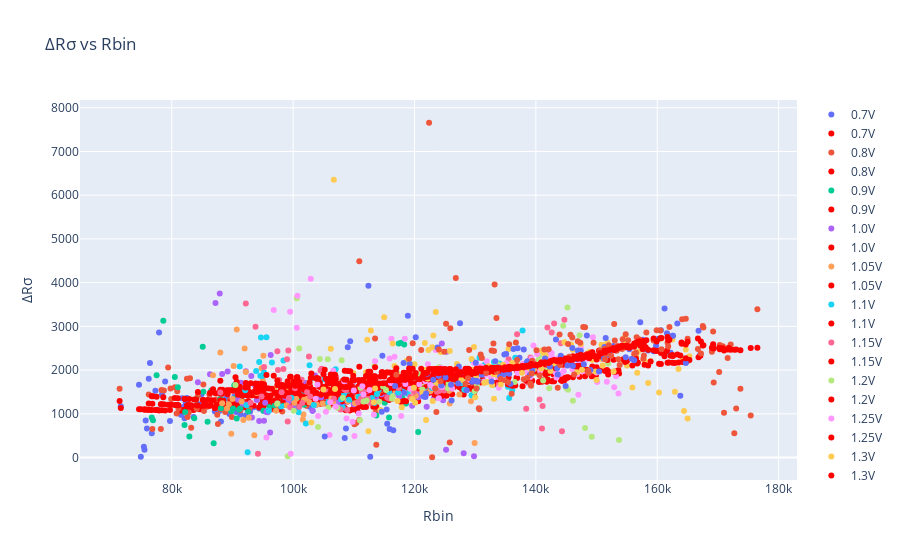

The code cell stored with this chart in its notebook:
### Code cell
# Plotting validation results (test trace are model prediction)
colours = ['#636EFA', '#EF553B', '#00CC96', '#AB63FA', '#FFA15A', '#19D3F3', '#FF6692', '#B6E880', '#FF97FF', '#FECB52',
           '#636EFA', '#EF553B', '#00CC96', '#AB63FA', '#FFA15A', '#19D3F3', '#FF6692', '#B6E880', '#FF97FF', '#FECB52'
           ]
fig = go.Figure()

for val, col in zip(plot_df_val['v'].unique(), colours):
    data = plot_df_val.loc[plot_df_val['v']==val]
    fig.add_trace(go.Scatter(y = data['y_val'],
                             x = data['Rbin'],
                             marker=dict(color=col),
                             mode='markers',
                             name=f'{val}V'
                             ))
    fig.add_trace(go.Scatter(y = data['y_val_pred'],
                             x = data['Rbin'],
                             line=dict(color='red'),
                             mode='markers',
                             name=f'{val}V'
                             ))
fig.update_layout(
    title="\u0394R\u03C3 vs Rbin",
    xaxis_title="Rbin",
    yaxis_title="\u0394R\u03C3"
)
